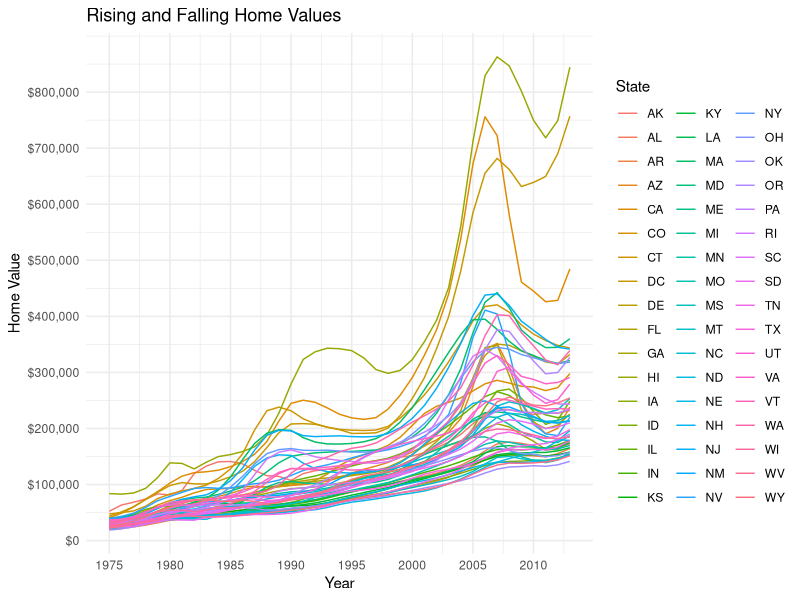
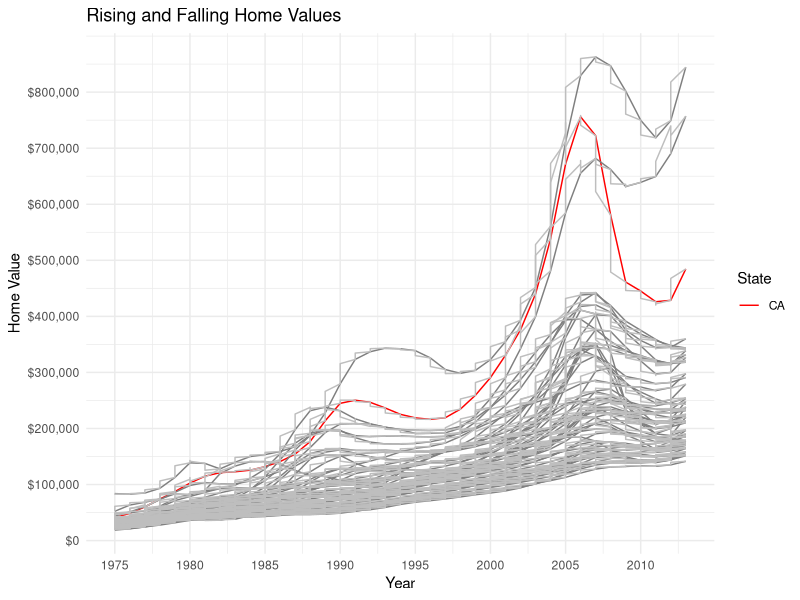

These charts were generated, in order, by the following R code:
## ---- chunk 1
# This is the setup chunk
#  Here you can set global options for the entire document

library(knitr)
library(ggplot2) # I recommend doing this

# Although you can call functions from a library using the following notation
#  without loading the entire library.
knitr::opts_chunk$set(echo = TRUE, 
                      comment = NA, # Recommended
                      fig.path = "./figures/",  # Store all figures here in relative path (make the folder first)
                      fig.align = "center",
                      fig.width = 7, # default figure width in inches
                      fig.height = 7, # default figure height in inches
                      message = FALSE, # Turn off load messages
                      warning = FALSE # Turn off warnings
                      )

## ---- chunk 2
# You should not echo this chunk.
# include=FALSE does more than echo=FALSE, it actually does: echo=FALSE, results='hide', 
#  message=FALSE, warning=FALSE, and fig.show='hide'

# You should set your working directory at the very beginning of your R Markdown file

# You should type things out properly for your system
# Easiest Way - Session>Set Working Directory>To Source Files Location
# THEN, Copy/paste from R Console here 

## ---- chunk 3
setwd("C:/Users/tomse/OneDrive/Desktop/Data Viz")
library(dplyr)
library(scales)
housing<-read.csv("housing.csv", header=T)
housing_qrtr <- housing%>%
                  filter(Qrtr==1)
 all_states <- ggplot(housing_qrtr) +
  aes(x = Year, y = Home.Value, colour = State) +
  geom_line() +
  scale_color_hue(direction = 1) +
  theme_minimal()+
  scale_y_continuous("Home Value", breaks = seq(0, 800000, by=100000),labels=scales::dollar_format())+
  scale_x_continuous("Year", breaks = seq(1975, 2013, by= 5))+
   ggtitle("Rising and Falling Home Values")
 
 all_states
  
## ---- chunk 4
CA_red <- all_states + geom_line(data = housing, aes(group = State), color = "grey") +
    scale_color_manual(values = c("CA" = "red"))

CA_red
